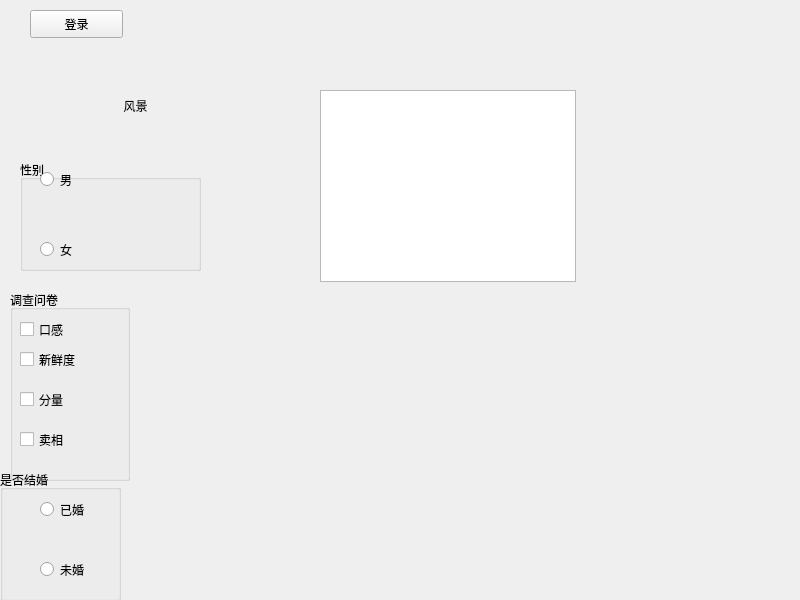
<?xml version="1.0" encoding="UTF-8"?>
<ui version="4.0">
 <class>Widget</class>
 <widget class="QWidget" name="Widget">
  <property name="geometry">
   <rect>
    <x>0</x>
    <y>0</y>
    <width>800</width>
    <height>600</height>
   </rect>
  </property>
  <property name="windowTitle">
   <string>Widget</string>
  </property>
  <widget class="QPushButton" name="pushButton">
   <property name="geometry">
    <rect>
     <x>30</x>
     <y>10</y>
     <width>93</width>
     <height>28</height>
    </rect>
   </property>
   <property name="text">
    <string>登录</string>
   </property>
  </widget>
  <widget class="QToolButton" name="toolButton">
   <property name="geometry">
    <rect>
     <x>20</x>
     <y>50</y>
     <width>231</width>
     <height>111</height>
    </rect>
   </property>
   <property name="text">
    <string>风景</string>
   </property>
   <property name="icon">
    <iconset resource="res.qrc">
     <normaloff>:/image/2.jpg</normaloff>:/image/2.jpg</iconset>
   </property>
   <property name="iconSize">
    <size>
     <width>128</width>
     <height>128</height>
    </size>
   </property>
   <property name="toolButtonStyle">
    <enum>Qt::ToolButtonTextBesideIcon</enum>
   </property>
   <property name="autoRaise">
    <bool>true</bool>
   </property>
  </widget>
  <widget class="QGroupBox" name="groupBox">
   <property name="geometry">
    <rect>
     <x>20</x>
     <y>160</y>
     <width>181</width>
     <height>111</height>
    </rect>
   </property>
   <property name="title">
    <string>性别</string>
   </property>
   <widget class="QRadioButton" name="radioButtonWomen">
    <property name="geometry">
     <rect>
      <x>20</x>
      <y>80</y>
      <width>115</width>
      <height>19</height>
     </rect>
    </property>
    <property name="text">
     <string>女</string>
    </property>
   </widget>
   <widget class="QRadioButton" name="radioButtonMan">
    <property name="geometry">
     <rect>
      <x>20</x>
      <y>10</y>
      <width>115</width>
      <height>19</height>
     </rect>
    </property>
    <property name="text">
     <string>男</string>
    </property>
   </widget>
  </widget>
  <widget class="QGroupBox" name="groupBox_2">
   <property name="geometry">
    <rect>
     <x>0</x>
     <y>470</y>
     <width>121</width>
     <height>131</height>
    </rect>
   </property>
   <property name="title">
    <string>是否结婚</string>
   </property>
   <widget class="QRadioButton" name="radioButton_4">
    <property name="geometry">
     <rect>
      <x>40</x>
      <y>90</y>
      <width>115</width>
      <height>19</height>
     </rect>
    </property>
    <property name="text">
     <string>未婚</string>
    </property>
   </widget>
   <widget class="QRadioButton" name="radioButton_3">
    <property name="geometry">
     <rect>
      <x>40</x>
      <y>30</y>
      <width>115</width>
      <height>19</height>
     </rect>
    </property>
    <property name="text">
     <string>已婚</string>
    </property>
   </widget>
  </widget>
  <widget class="QGroupBox" name="groupBox_3">
   <property name="geometry">
    <rect>
     <x>10</x>
     <y>290</y>
     <width>120</width>
     <height>191</height>
    </rect>
   </property>
   <property name="title">
    <string>调查问卷</string>
   </property>
   <widget class="QCheckBox" name="checkBox_4">
    <property name="geometry">
     <rect>
      <x>10</x>
      <y>140</y>
      <width>91</width>
      <height>19</height>
     </rect>
    </property>
    <property name="text">
     <string>卖相</string>
    </property>
   </widget>
   <widget class="QCheckBox" name="checkBox_3">
    <property name="geometry">
     <rect>
      <x>10</x>
      <y>100</y>
      <width>91</width>
      <height>19</height>
     </rect>
    </property>
    <property name="text">
     <string>分量</string>
    </property>
   </widget>
   <widget class="QCheckBox" name="checkBox_2">
    <property name="geometry">
     <rect>
      <x>10</x>
      <y>60</y>
      <width>91</width>
      <height>19</height>
     </rect>
    </property>
    <property name="text">
     <string>新鲜度</string>
    </property>
   </widget>
   <widget class="QCheckBox" name="checkBox_taste">
    <property name="geometry">
     <rect>
      <x>10</x>
      <y>30</y>
      <width>91</width>
      <height>19</height>
     </rect>
    </property>
    <property name="text">
     <string>口感</string>
    </property>
    <property name="tristate">
     <bool>true</bool>
    </property>
   </widget>
  </widget>
  <widget class="QListWidget" name="listWidget">
   <property name="geometry">
    <rect>
     <x>320</x>
     <y>90</y>
     <width>256</width>
     <height>192</height>
    </rect>
   </property>
  </widget>
 </widget>
 <resources>
  <include location="res.qrc"/>
 </resources>
 <connections/>
</ui>
